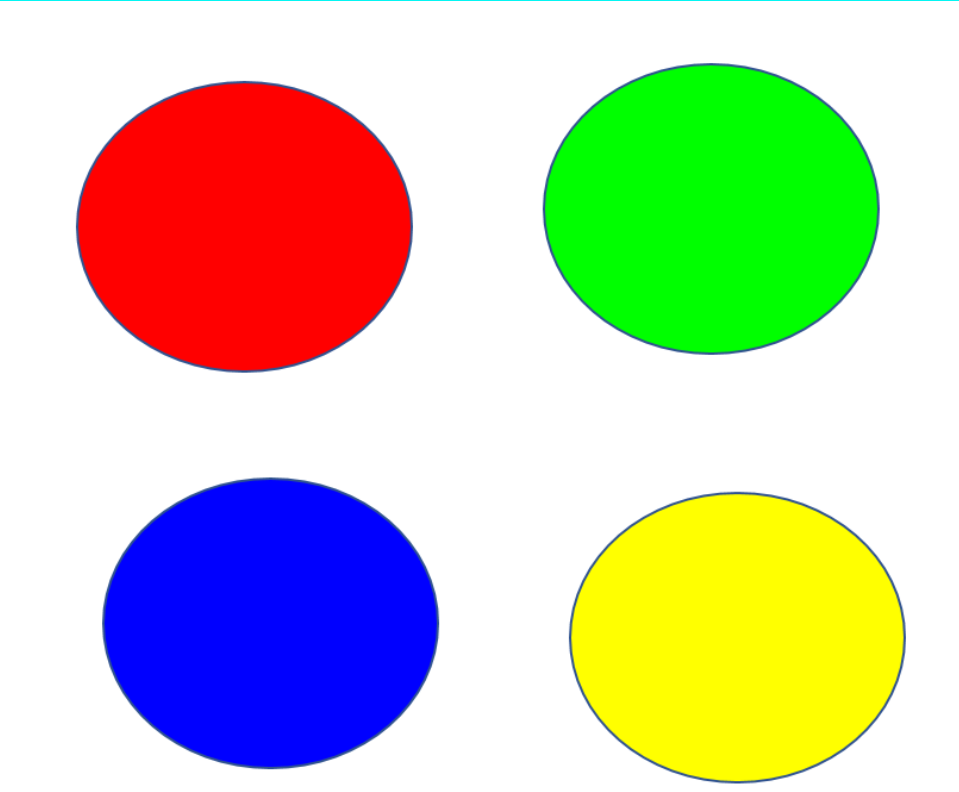
#> input picture OpenCV/图片颜色识别/img.png, 959 x 792 px
$ python '图片颜色识别.py'
#> lines starting #> are read from the running program, lines starting #| are printed output that depends on the picture; after the words box and inside, x2 and y2 are one past the last pixel; in counts of white or black regions, pixels touching at a corner belong together
# 对图片中的目标颜色去进行识别
import cv2
import numpy as np

image = cv2.imread('./img.png')
#> image is the input picture: shape (792, 959, 3); mean B, G, R 178.3, 202.7, 201.9

# HSV空间转换 将RGB颜色空间下的转换成HSV颜色空间下的图像
image_hsv = cv2.cvtColor(image, cv2.COLOR_BGR2HSV)
#> image_hsv: shape (792, 959, 3); mean H, S, V 23, 102.5, 253.4

# 3 制作掩膜 为了后续遮挡其他不关心的区域，制作一个掩膜
lowerb = np.array([26,43,46])
upperb = np.array([34,255,255])

# inRange函数的作用，生成一个与原始图像大小相同的单通道图，其值要么是255，要么是0
# 第一个参数：原始图像
# 第二个参数：寻找范围的最小值
# 第三个参数：寻找范围的最大值
mask = cv2.inRange(image_hsv,lowerb,upperb)
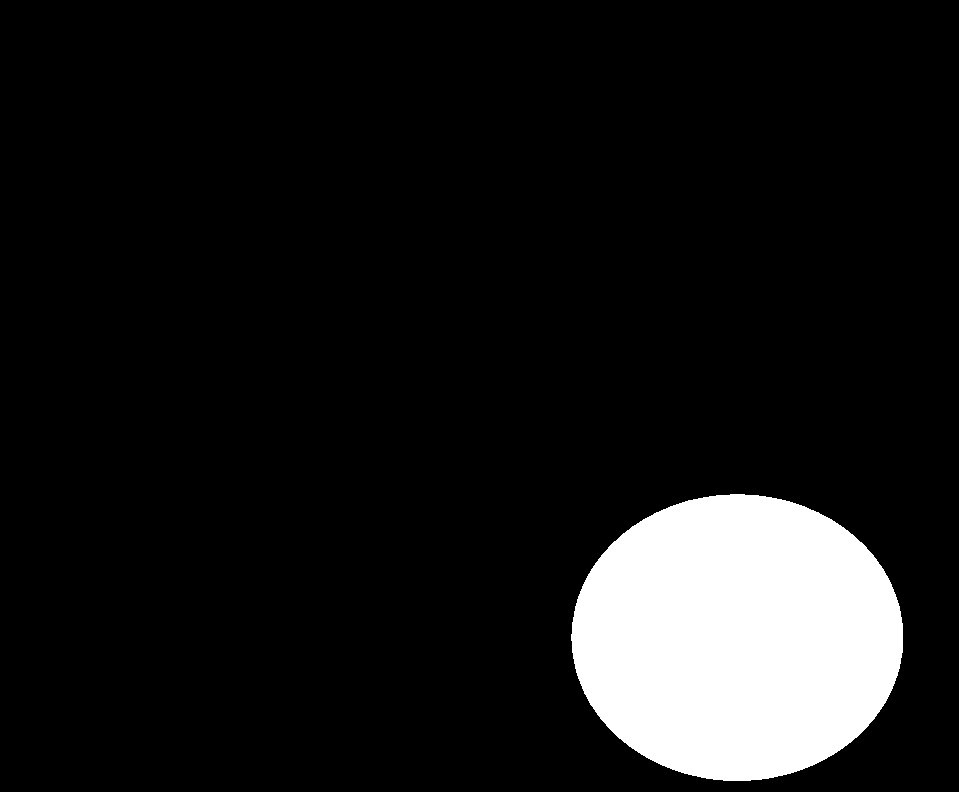
#> mask: shape (792, 959); 9.8% white; 1 white region, box (x1, y1, x2, y2) and area: (571, 494, 903, 781) 74739

# 与运算：将原始图像和原始图像进行位于操作
color_image = cv2.bitwise_and(image,image,mask=mask)
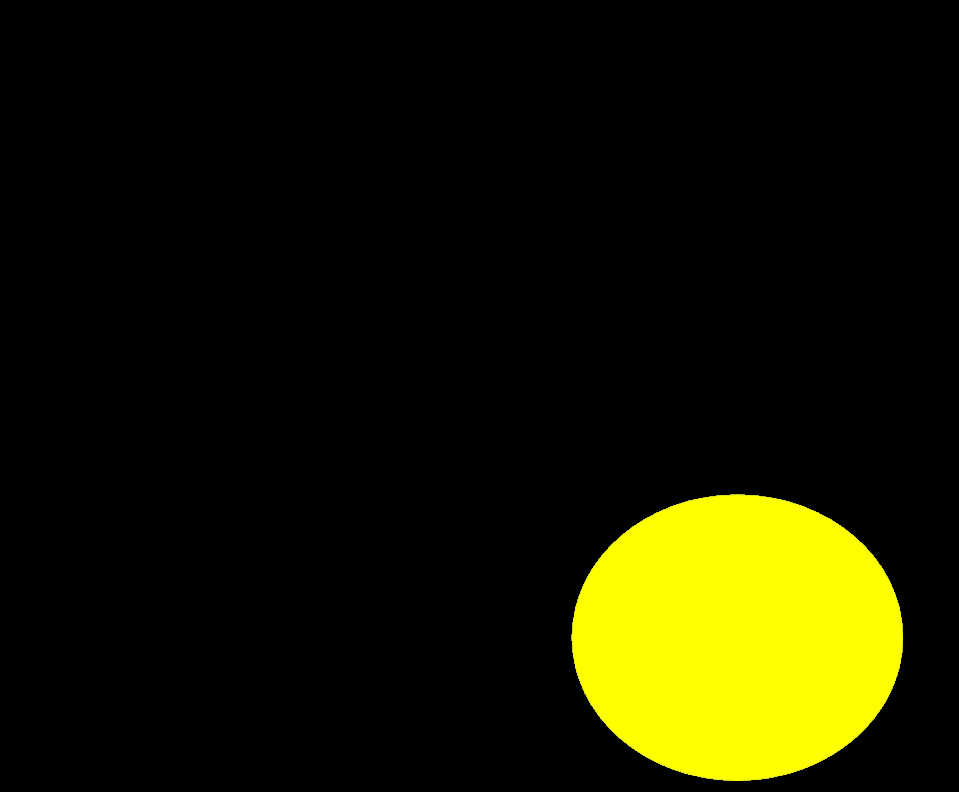
#> color_image: shape (792, 959, 3); mean B, G, R 0, 25, 25

cv2.imshow('color_image',color_image)
cv2.waitKey(0)
